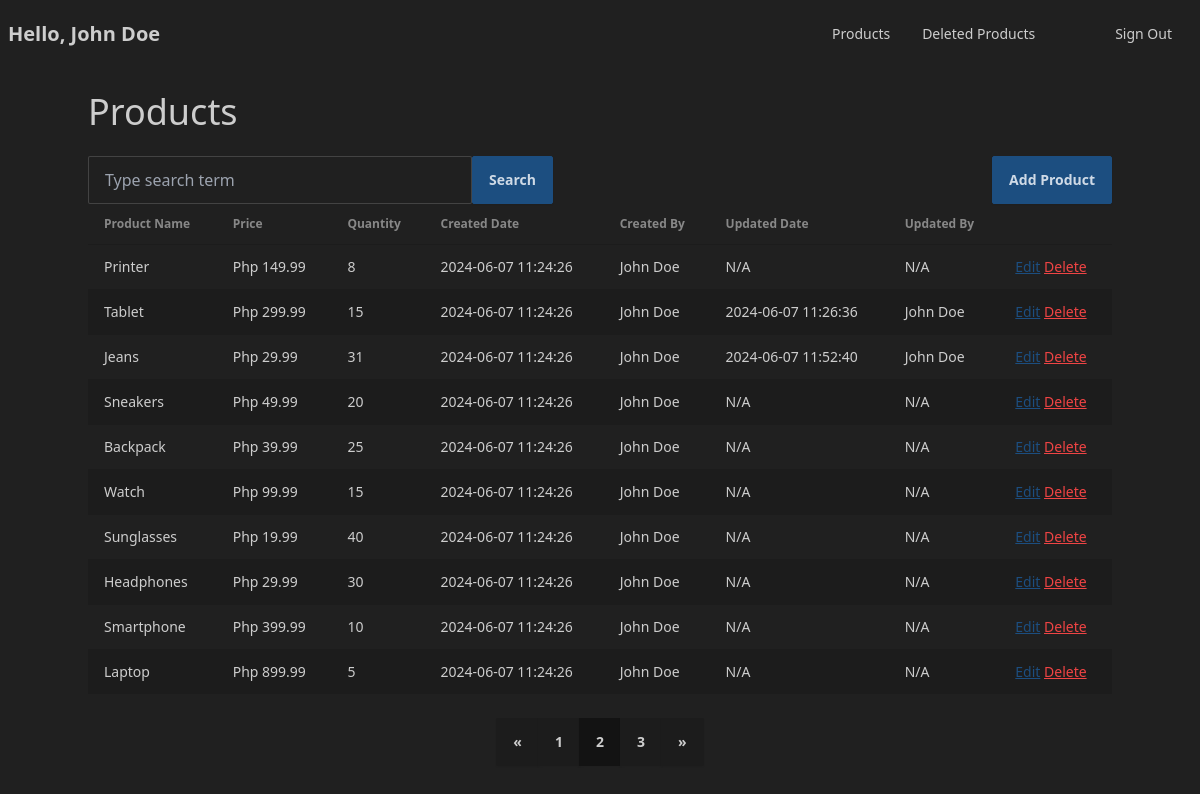
/inventory-management/?page=2 (signed in), run on the app's committed database.
### tables this page shows
CREATE TABLE `tbl_product` (
  `id` int(11) NOT NULL,
  `name` varchar(50) NOT NULL,
  `qty` int(11) DEFAULT 1,
  `price` decimal(10,2) NOT NULL,
  `created_date` datetime DEFAULT current_timestamp(),
  `created_by` int(11) DEFAULT NULL,
  `updated_date` datetime DEFAULT NULL,
  `updated_by` int(11) DEFAULT NULL,
  `deleted_date` datetime DEFAULT NULL,
  `deleted_by` int(11) DEFAULT NULL
);

### dal/admin.php (called while the page is built, shortened)
<?php
function getAdminById($id) {
    $conn = dbconnection();
    $sql = "SELECT * FROM tbl_admin WHERE id = '".$id."'";
    $result = mysqli_query($conn, $sql);
    if ($result->num_rows > 0)
        return $result->fetch_assoc();
    else
        return null;
}

### dal/product.php (called while the page is built, shortened)
<?php
function getAllProducts() {
    $conn = dbconnection();
    $sql = "SELECT *, tbl_product.id AS product_id, "
    ." CONCAT(u.firstname, ' ', u.lastname) as updated_by,"
    ." tbl_product.created_date as created_date,"
    ." tbl_product.updated_date as updated_date,"
    ." CONCAT(c.firstname, ' ', c.lastname) as created_by FROM tbl_product"
    ." LEFT JOIN tbl_admin as c ON c.id = tbl_product.created_by"
    ." LEFT JOIN tbl_admin as u ON u.id = tbl_product.updated_by"
    ." WHERE tbl_product.deleted_date IS NULL"
    ." ORDER BY tbl_product.created_date DESC"
    ;
    $result = mysqli_query($conn, $sql);
    $products = [];
    while ($row = $result->fetch_assoc()) {
        $products[] = $row;
    }
    return $products;
}

### utils/pagination-util.php (called while the page is built, shortened)
<?php
function countPages($dataLength, $limit = 10) {
    return $dataLength % $limit == 0 ? $dataLength / $limit : (int)($dataLength / $limit) + 1;
}
function paginate($data, $pageNumber = 1, $limit = 10) {
    $startIndex = ($pageNumber - 1) * $limit;
    return array_slice($data, $startIndex, $limit);
}

### utils/url-util.php (called while the page is built)
<?php
function updateQueryParams($uri, $params) {
    $urlComponents = parse_url($uri);
    parse_str($urlComponents['query'] ?? '', $queryParams);
    foreach ($params as $key => $value) {
        $queryParams[$key] = $value;
    }
    $newQueryString = http_build_query($queryParams);
    $newUrl = $urlComponents['path'] . '?' . $newQueryString;
    return $newUrl;
}

### views/dashboard.php (the view, shortened to what this page needs)
<?php
require_once "dal/product.php";
require_once "utils/pagination-util.php";
require_once "utils/url-util.php";
$cols = ["Product Name", "Price", "Quantity", "Created Date", "Created By", "Updated Date", "Updated By"];
if (isset($_GET["q"]))
    $result = searchProduct($_GET["q"]);
else
    $result = getAllProducts();
$pageNumber = 1;
if (isset($_GET["page"]) && filter_var($_GET["page"], FILTER_VALIDATE_INT))
    $pageNumber = $_GET["page"];
$products = paginate($result, $pageNumber);
require_once "fragments/navbar.php";
?>
<br>
<div class="container mx-auto">
    <h1 class="text-4xl">Products</h1>
<br>
    <div class="w-full flex">
        <form action="" class="flex items-center flex-1">
            <input type="text" name="q"
            class="input input-bordered w-full max-w-sm"
            placeholder="Type search term"
            value="<?= $_GET["q"] ?? "" ?>">
            <button type="submit" class="btn btn-primary">Search</button>
        </form>
        <div>
            <a href="<?= PROJECT_FOLDER ?>/add-product" class="btn btn-primary">Add Product</a>
        </div>
    </div>
    <?php if (count($products) < 1){ ?>
        <div class="text-center h-96 flex items-center justify-center">
            <p class="text-xl">
                <?php if (isset($_GET["q"]) && !empty($_GET["q"])) {?>
                    No result for '<?= $_GET["q"] ?>'
                <?php } else { ?>
                    There's nothing to show at the moment
                <?php } ?>
            </p>
        </div>
    <?php } else { ?>
    <table class="table table-zebra">
        <thead>
        <tr>
            <?php foreach ($cols as $col) {?>
            <th><?= $col ?></th>
            <?php }?>
            <th></th>
        </tr>
        </thead>
        <tbody>
            <?php for ($i = 0; $i < count($products); $i++) {
                $product = $products[$i];
            ?>
            <tr>
                <td><?= $product["name"] ?></td>
                <td>Php <?= $product["price"] ?></td>
                <td><?= $product["qty"] ?></td>
                <td><?= $product["created_date"] ?></td>
                <td><?= $product["created_by"] ?></td>
                <td><?= $product["updated_date"] ?? "N/A" ?></td>
                <td><?= $product["updated_by"] ?? "N/A" ?></td>
                <td>
                    <a href="<?= PROJECT_FOLDER ?>/update-product?id=<?= $product["product_id"] ?>" class="text-primary underline">Edit</a>
                    <button href="" class="text-red-500 underline" onclick="<?="delete_modal_".$i?>.showModal()">Delete</button>
                </td>
            </tr>
            <?php }?>
        </tbody>
    </table>
    <br>
    <div class="w-full flex justify-center">
    <div class="join">
        <a href="<?= updateQueryParams($_SERVER["REQUEST_URI"], ["page" => $pageNumber - 1 ]) ?>"
        class="join-item btn <?= $pageNumber == 1 ? "btn-disabled" : "" ?>">«</button>
        <?php for ($i = 1; $i <= countPages(count($result)); $i++) {?>
            <?php if ($i == $pageNumber) {?>
            <a href="<?= updateQueryParams($_SERVER["REQUEST_URI"], ["page" => $i ]) ?>" class="join-item btn btn-active"><?= $i ?></a>
            <?php } else {?>
            <a href="<?= updateQueryParams($_SERVER["REQUEST_URI"], ["page" => $i ]) ?>" class="join-item btn"><?= $i ?></a>
            <?php }?>
        <?php }?>
        <a href="<?= updateQueryParams($_SERVER["REQUEST_URI"], ["page" => $pageNumber + 1 ]) ?>"
        class="join-item btn <?= $pageNumber == countPages(count($result)) ? "btn-disabled" : "" ?>">»</a>
    </div>
    </div>
  </div>
  <br>
  <br>
  <?php }?>
<div class="toast toast-top toast-start">
</div>

### fragments/navbar.php (shortened to what this page needs)
<?php
  require_once "dal/admin.php";
  $adminId = $_SESSION["ADMIN_ID"];
  $matchedUser = getAdminById($adminId);
?>
<div class="navbar bg-base-100">
  <div class="flex-1">
    <p class="text-xl font-semibold">Hello, <?= $matchedUser["firstname"]." ".$matchedUser["lastname"] ?></p>
  </div>
  <div class="flex-none">
    <ul class="menu menu-horizontal px-1">
      <li><a href="<?= PROJECT_FOLDER ?>/">Products</a></li>
      <li><a href="<?= PROJECT_FOLDER ?>/deleted-products">Deleted Products</a></li>
      <li class="ml-12">
        <button  onclick="<?="logout_modal"?>.showModal()">Sign Out</button>
</li>
    </ul>
  </div>
</div>

### data on the page
tbl_product: name "Printer", price "149.99", qty "8", created_date "2024-06-07 11:24:26", created_by "John Doe", updated_date "N/A", updated_by "N/A"
tbl_product: name "Tablet", price "299.99", qty "15", created_date "2024-06-07 11:24:26", created_by "John Doe", updated_date "2024-06-07 11:26:36", updated_by "John Doe"
tbl_product: name "Jeans", price "29.99", qty "31", created_date "2024-06-07 11:24:26", created_by "John Doe", updated_date "2024-06-07 11:52:40", updated_by "John Doe"
tbl_product: name "Sneakers", price "49.99", qty "20", created_date "2024-06-07 11:24:26", created_by "John Doe", updated_date "N/A", updated_by "N/A"
tbl_product: name "Backpack", price "39.99", qty "25", created_date "2024-06-07 11:24:26", created_by "John Doe", updated_date "N/A", updated_by "N/A"
tbl_product: name "Watch", price "99.99", qty "15", created_date "2024-06-07 11:24:26", created_by "John Doe", updated_date "N/A", updated_by "N/A"
tbl_product: name "Sunglasses", price "19.99", qty "40", created_date "2024-06-07 11:24:26", created_by "John Doe", updated_date "N/A", updated_by "N/A"
tbl_product: name "Headphones", price "29.99", qty "30", created_date "2024-06-07 11:24:26", created_by "John Doe", updated_date "N/A", updated_by "N/A"
tbl_product: name "Smartphone", price "399.99", qty "10", created_date "2024-06-07 11:24:26", created_by "John Doe", updated_date "N/A", updated_by "N/A"
tbl_product: name "Laptop", price "899.99", qty "5", created_date "2024-06-07 11:24:26", created_by "John Doe", updated_date "N/A", updated_by "N/A"

### other printed values
$matchedUser["firstname"] "John"
$matchedUser["lastname"] "Doe"
$col "Product Name"
$col "Price"
$col "Quantity"
$col "Created Date"
$col "Created By"
$col "Updated Date"
$col "Updated By"
